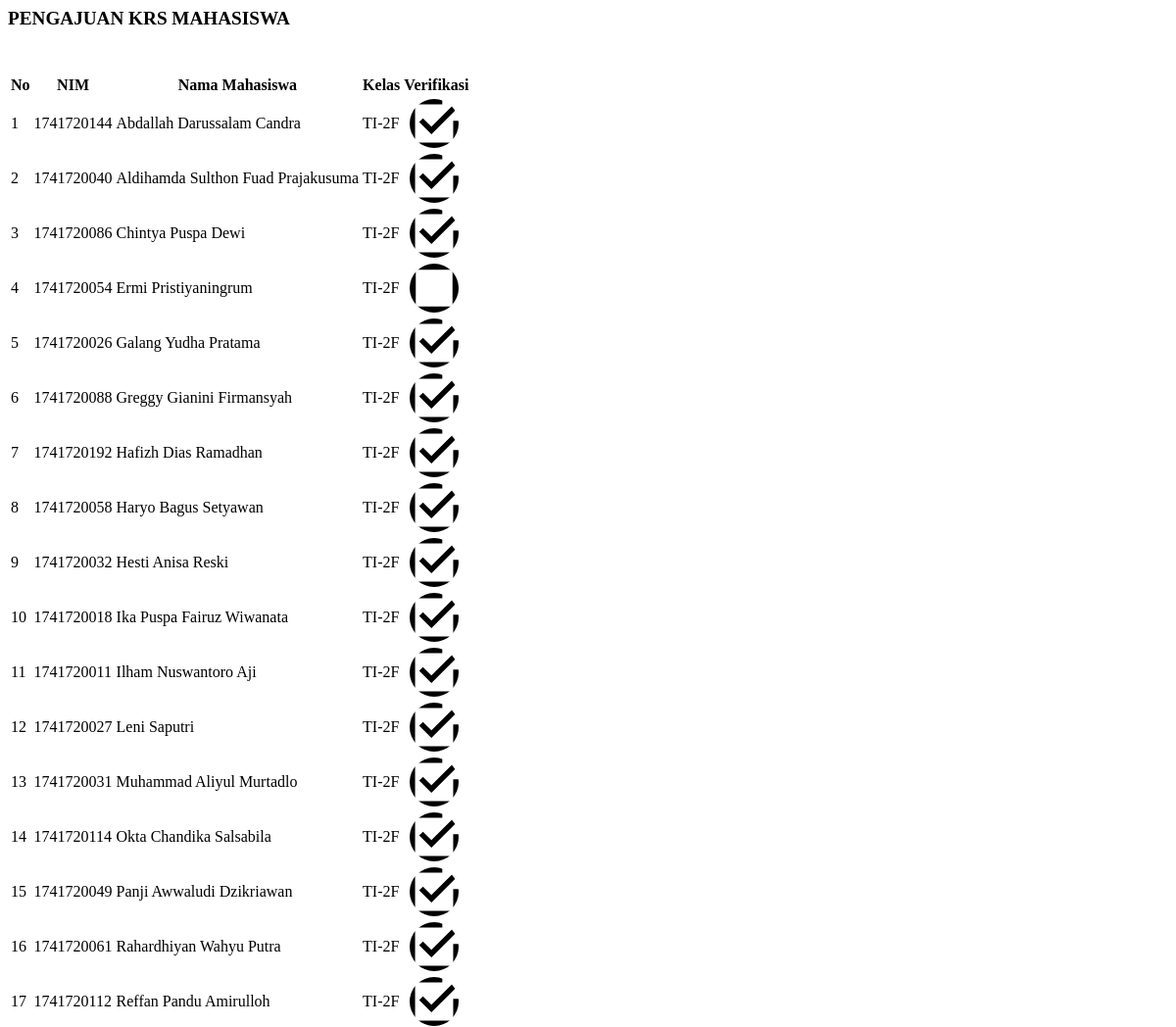
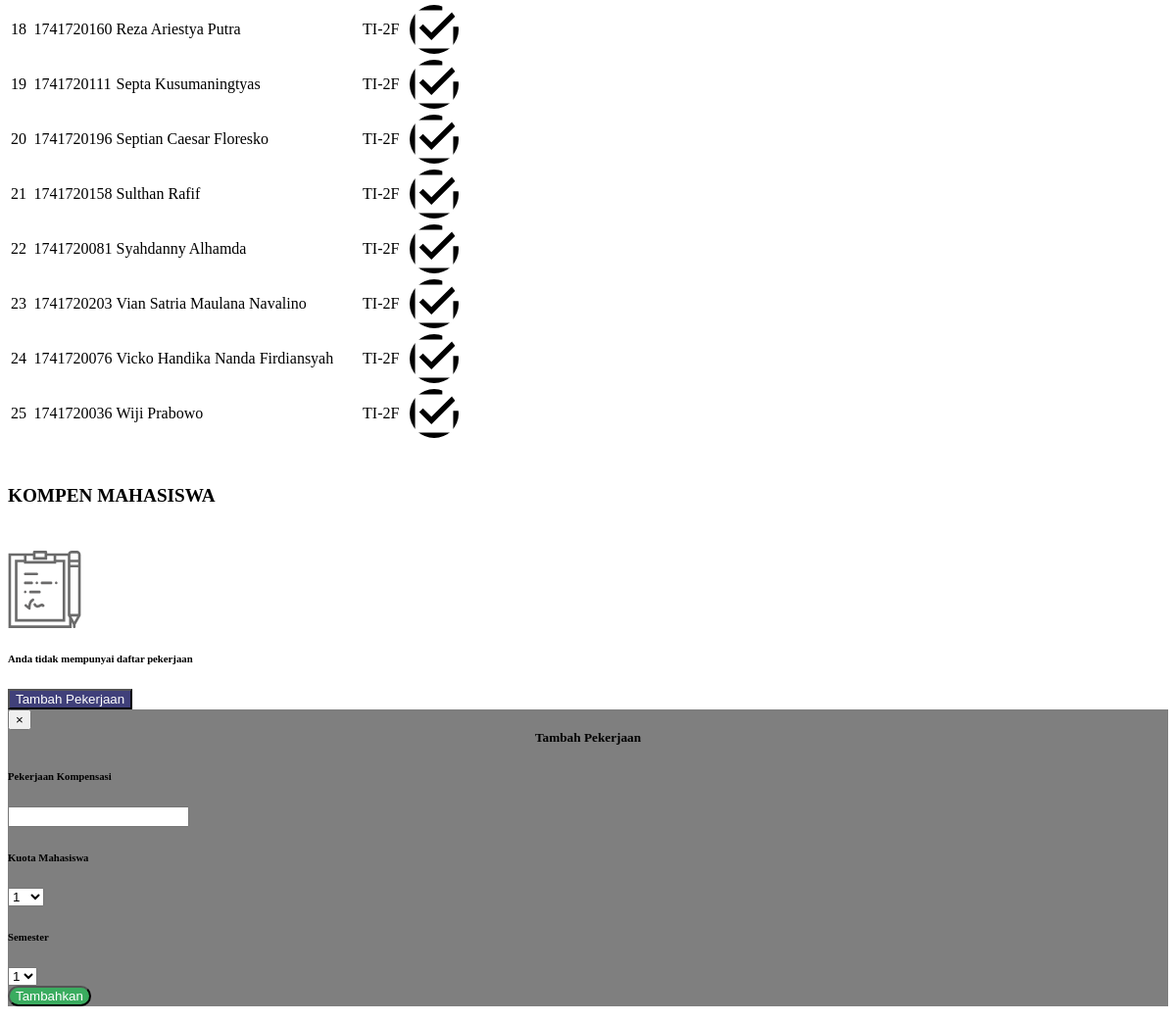
Page /module/dosen/dosenKrs.php on the committed database (2 pictures, top to bottom).
### tables this page shows
CREATE TABLE `tabel_mahasiswa` (
  `id_mahasiswa` int(30) NOT NULL,
  `id_prodi` int(30) NOT NULL,
  `id_kelas` int(30) NOT NULL,
  `id_semester` int(11) NOT NULL,
  `nim` varchar(50) NOT NULL,
  `nama` varchar(100) NOT NULL,
  `alamat` varchar(250) DEFAULT NULL,
  `jenis_kelamin` enum('laki-laki','perempuan') NOT NULL,
  `tempat_lahir` varchar(50) DEFAULT NULL,
  `tanggal_lahir` date DEFAULT NULL,
  `foto` text,
  `waktu_edit` datetime DEFAULT NULL,
  `id_user` int(11) NOT NULL,
  `waktu_tambah` timestamp NOT NULL DEFAULT CURRENT_TIMESTAMP
);

CREATE TABLE `tabel_prodi` (
  `id_prodi` int(30) NOT NULL,
  `nama` varchar(50) NOT NULL,
  `kode` varchar(30) NOT NULL
);

CREATE TABLE `tabel_kelas` (
  `id_kelas` int(30) NOT NULL,
  `kode_kelas` varchar(50) NOT NULL,
  `id_prodi` int(10) NOT NULL,
  `tingkat` int(11) NOT NULL
);

### process/proses_krsDosen.php (called while the page is built, shortened)
<?php
function menampilkanTaskDosen($con, $idUser){
    $queryTask="SELECT ts.semester, td.id_dosen, tpk.id_pekerjaan_kompen, tpk.nama, tpk.kuota FROM tabel_pekerjaan_kompen tpk INNER JOIN tabel_dosen td
    ON tpk.id_dosen = td.id_dosen INNER JOIN tabel_semester ts ON tpk.id_semester = ts.id_semester WHERE td.id_user = '$idUser' AND tpk.status_kompen='1'";
    $resultQueryTask = mysqli_query($con, $queryTask);
    return $resultQueryTask;
}
?>

### module/dosen/dosenKrs.php (the view, shortened to what this page needs)
<?php
    include "../config/connection.php";
    include "../process/proses_krsDosen.php";
?>
<main role="main" class="container-fluid" id="dosenKrs">
    <link rel="stylesheet" href="../css/dosenKrs.css">
    <div class="row">
        <div class="col-md-3 p-0">
        <div class="col-md-6 p-0">
            <div class="m-2 p-3 bg-white rounded shadow-sm">
                <h6 class="border-bottom border-gray pb-2 mb-0 judul">
                    PENGAJUAN KRS MAHASISWA
                </h6>
                <div class="media text-muted pt-3">
                    <div class="media-body pb-3 mb-0 small lh-125">
                        <div class="isi">
                            <table class="table table-striped table-bordered text-center">
                                <thead>
                                    <tr>
                                        <th>No</th>
                                        <th>NIM</th>
                                        <th>Nama Mahasiswa</th>
                                        <th>Kelas</th>
                                        <th>Verifikasi</th>
                                    </tr>
                                </thead>
                                <tbody>
                                    <?php
                                    $queryKrs="SELECT tm.id_mahasiswa, tm.nama, tm.nim, tke.kode_kelas, tke.tingkat, tp.kode, tkr.status_verifikasi FROM tabel_mahasiswa tm, tabel_kelas tke, tabel_prodi tp, tabel_krs tkr WHERE tm.id_kelas = tke.id_kelas AND tm.id_prodi = tp.id_prodi AND tm.id_mahasiswa = tkr.id_mahasiswa AND status_daftar_ulang = 'Sudah';";
                                    $resultKrs = mysqli_query($con, $queryKrs);
                                    $index = 1;
                                    if(mysqli_num_rows($resultKrs) > 0){
                                        while($row = mysqli_fetch_assoc($resultKrs)){
                                            ?>
                                      <tr>
                                      <form action="../process/proses_krsDosen.php?module=krs&act=editVerifikasi" method="post">
                                          <td><?php echo $index?></td>
                                          <td><?php echo $row['nim']?></td>
                                          <td><?php echo $row['nama']?></td>
                                          <td><?php echo $row["kode"]; ?>-<?php echo $row["tingkat"]; echo $row["kode_kelas"] ?>
                                          </td>
                                          <td><button type="submit" class="" id="tambahVerifikasi" name="tambahVerifikasi" style="background-color: transparent; border-style:none;"><img src="../img/<?php echo ($row['status_verifikasi'] == "Sudah")? 'Checkedbox.svg' : 'Checkbox.svg' ; ?>" style="width:50px;height:50px;border-radius:50%;"></button></td>
                                          </form>
                                      </tr>
                                    <?php $index++;
                                            }
                                            ?>
                                    <?php
                                    } else{
                                    ?>
                                    <div class="verifikasi-dosen-kosong text-center">
                                        <p>Daftar verifikasi tidak tersedia</p>
                                    </div>
                                    <?php
                                    }
                                    ?>
                                </tbody>
                            </table>
                        </div>
                    </div>
                </div>
            </div>
        </div>
    <div class="col-md-3 p-0 ">
      <div class="sticky-sidebar sticky-top mt-2">
        <div class="kompen-bar m-2 p-3 bg-white rounded shadow-sm my-auto">
          <h6 class="border-bottom border-gray pb-2 mb-0 judul">KOMPEN MAHASISWA</h6>
          <div class="media text-muted pt-3">
            <div class="media-body pb-3 mb-0 small">
              <div class="col-12 p-0 data-kompen-ada scrollbar">
            <?php
              $resultQueryTask= menampilkanTaskDosen($con, $idUser);
              if (mysqli_num_rows($resultQueryTask) > 0) {
                $index=1;
                while ($row = mysqli_fetch_assoc($resultQueryTask)) {
            ?>
                <form action="../process/proses_krsDosen.php?module=krs&act=sumbitTask" method="post">
                  <div class="row">
                    <div class="col-md-12">
                      <div class="row" id="kolomTask">
                        <div class="col-md-7">
                          <div class="row">
                            <div class="col-md-1 my-auto">
                            <?= $index ?>.
                            <input type="hidden" name="idDsnSubmitKmpn" id="idDsnSubmitKmpn" value="<?= $row['id_dosen']?>">
                            <input type="hidden" name="idTask" id="idTask" value="<?= $row['id_pekerjaan_kompen']?>">
                            </div>
                            <div class="col-md-9">
                              <div class="row">
                                <div class="col-md-12">
                                  <?= $row["nama"]?>
                                </div>
                              </div>
                              <div class="row">
                                <div class="col-md-12">
                                  kuota: <?= $row["kuota"]?> mahasiswa
                                </div>
                              </div>
                              <div class="row">
                                <div class="col-md-12">
                                  Semester: <?= $row["semester"]?>
                                </div>
                              </div>
                            </div>
                          </div>
                        </div>
                        <div class="col-md-3 my-auto">
                          <button type="submit" class="btn btn-success kompen-submit-btn" id="submitKompenDosen" name="submitKompenDosen">Submit</button>
                        </div>
                        <div class="col-md-auto my-auto">
                          <div class="dropdown">
                            <a data-toggle="dropdown"><i class="fa fa-ellipsis-v fa-2x waves-effect"></i></a>
                            <div class="dropdown-kompen dropdown-menu">
                              <a class="dropdown-item" data-toggle="modal" data-target="#hapusKompen<?= $row["id_pekerjaan_kompen"]?>"><i class="far fa-trash-alt"></i> Hapus</a>
                            </div>
                          </div>
                        </div>
                      </div>
                    </div>
                  </div>
                  <div class="border-bottom border-gray pb-2 mb-0"> </div>
                </form>
            <?php
                $index++;
                }
              }else {
                ?>
              <div class="isi py-5 text-center">
                <div class="text-center mb-2">
                  <img src="../img/clipboard.svg" alt="clipBoard" class="clipBoard">
                </div>
                <div class="data-kompen text-center w-50 mr-auto ml-auto">
                  <h6>Anda tidak mempunyai daftar pekerjaan</h6>
                </div>
              </div>
                <?php
              }
            ?>
              </div>
              <div class="d-flex justify-content-center">
                <button type="button" class="btn tambah-pekerjaan-kompen" data-toggle="modal"
                  data-target="#exampleModalCenter">Tambah Pekerjaan</button>
              </div>
              <div class="modal fade" id="exampleModalCenter" tabindex="-1" role="dialog"
                aria-labelledby="exampleModalCenterTitle" aria-hidden="true" data-backdrop="false">
                <div class="modal-dialog modal-dialog-centered modal-lg" role="document">
                  <div class="modal-content">
                    <button type="button" class="close text-right active" data-dismiss="modal" aria-label="Close">
                      <span aria-hidden="true">&times;</span>
                    </button>
                    <center>
                      <h5 class=" modal-title text-center border-bottom border-gray pb-2 mb-0"
                        id="exampleModalCenterTitle" style="margin: 0 auto;">Tambah Pekerjaan</h5>
                    </center>
                    <form action="../process/proses_krsDosen.php?module=krs&act=tambah" method="post">
                      <div class="modal-body">
                        <div class="form-group row">
                          <div class="col-3">
                            <label for="pekerjaanKompensasi">
                              <h6>Pekerjaan Kompensasi</h6>
                            </label>
                          </div>
                          <div class="col-6">
                            <input id="pekerjaanKompensasi" class="form-control" type="text" name="taskPekerjaan">
                          </div>
                        </div>
                        <div class="form-group row">
                          <div class="col-3">
                            <label for="kuotaMahasiswa">
                              <h6>Kuota Mahasiswa</h6>
                            </label>
                          </div>
                          <div class="col-3">
                            <select class="form-control kuota-mahasiswa" id="kuotaMahasiswa" name="kuotaMhs">
                              <option value="1">1</option>
                            </select>
                          </div>
                        </div>
                        <div class="form-group row">
                          <div class="col-3">
                            <label for="semester">
                              <h6>Semester</h6>
                            </label>
                          </div>
                          <div class="col-3">
                            <select class="form-control semester-kompen" id="semester-kompen" name="semesterKompen">
                              <option value="4">1</option>
                            </select>
                          </div>
                        </div>
                        <div class="modal-footer col-12 tambahkan-modal-parent text-right">
                          <button type="submit" class="btn tambahkan-modal" name="tambahTask">Tambahkan</button>
                        </div>
                      </div>
                    </form>
                  </div>
                </div>
              </div>
            </div>
          </div>
        </div>
      </div>
    </div>
    </div>
</main>

### css/dosenKrs.css (style rules this page uses)
#dosenKrs .tambah-pekerjaan-kompen { background-color: #40407a; color: white; }
#dosenKrs .judul { font-size: 1.2em; }
#dosenKrs #exampleModalCenter { background-color: rgba(0, 0, 0, 0.5); }
#dosenKrs .close { padding-right: 0.5em; }
#dosenKrs .tambahkan-modal { background-color: #3AAC5F; color: white; border-radius: 40px; }
#dosenKrs .tambahkan-modal-parent { padding-right: 4em; }

### rows in the picture
tabel_mahasiswa: nim "1741720144", nama "Abdallah Darussalam Candra", id_prodi.kode "TI", id_kelas.tingkat "2", id_kelas.kode_kelas "F"
tabel_mahasiswa: nim "1741720040", nama "Aldihamda Sulthon Fuad Prajakusuma", id_prodi.kode "TI", id_kelas.tingkat "2", id_kelas.kode_kelas "F"
tabel_mahasiswa: nim "1741720086", nama "Chintya Puspa Dewi", id_prodi.kode "TI", id_kelas.tingkat "2", id_kelas.kode_kelas "F"
tabel_mahasiswa: nim "1741720054", nama "Ermi Pristiyaningrum", id_prodi.kode "TI", id_kelas.tingkat "2", id_kelas.kode_kelas "F"
tabel_mahasiswa: nim "1741720026", nama "Galang Yudha Pratama", id_prodi.kode "TI", id_kelas.tingkat "2", id_kelas.kode_kelas "F"
tabel_mahasiswa: nim "1741720088", nama "Greggy Gianini Firmansyah", id_prodi.kode "TI", id_kelas.tingkat "2", id_kelas.kode_kelas "F"
tabel_mahasiswa: nim "1741720192", nama "Hafizh Dias Ramadhan", id_prodi.kode "TI", id_kelas.tingkat "2", id_kelas.kode_kelas "F"
tabel_mahasiswa: nim "1741720058", nama "Haryo Bagus Setyawan", id_prodi.kode "TI", id_kelas.tingkat "2", id_kelas.kode_kelas "F"
tabel_mahasiswa: nim "1741720032", nama "Hesti Anisa Reski", id_prodi.kode "TI", id_kelas.tingkat "2", id_kelas.kode_kelas "F"
tabel_mahasiswa: nim "1741720018", nama "Ika Puspa Fairuz Wiwanata", id_prodi.kode "TI", id_kelas.tingkat "2", id_kelas.kode_kelas "F"
tabel_mahasiswa: nim "1741720011", nama "Ilham Nuswantoro Aji", id_prodi.kode "TI", id_kelas.tingkat "2", id_kelas.kode_kelas "F"
tabel_mahasiswa: nim "1741720027", nama "Leni Saputri", id_prodi.kode "TI", id_kelas.tingkat "2", id_kelas.kode_kelas "F"
tabel_mahasiswa: nim "1741720031", nama "Muhammad Aliyul Murtadlo", id_prodi.kode "TI", id_kelas.tingkat "2", id_kelas.kode_kelas "F"
tabel_mahasiswa: nim "1741720114", nama "Okta Chandika Salsabila", id_prodi.kode "TI", id_kelas.tingkat "2", id_kelas.kode_kelas "F"
tabel_mahasiswa: nim "1741720049", nama "Panji Awwaludi Dzikriawan", id_prodi.kode "TI", id_kelas.tingkat "2", id_kelas.kode_kelas "F"
tabel_mahasiswa: nim "1741720061", nama "Rahardhiyan Wahyu Putra", id_prodi.kode "TI", id_kelas.tingkat "2", id_kelas.kode_kelas "F"
tabel_mahasiswa: nim "1741720112", nama "Reffan Pandu Amirulloh", id_prodi.kode "TI", id_kelas.tingkat "2", id_kelas.kode_kelas "F"
tabel_mahasiswa: nim "1741720160", nama "Reza Ariestya Putra", id_prodi.kode "TI", id_kelas.tingkat "2", id_kelas.kode_kelas "F"
tabel_mahasiswa: nim "1741720111", nama "Septa Kusumaningtyas", id_prodi.kode "TI", id_kelas.tingkat "2", id_kelas.kode_kelas "F"
tabel_mahasiswa: nim "1741720196", nama "Septian Caesar Floresko", id_prodi.kode "TI", id_kelas.tingkat "2", id_kelas.kode_kelas "F"
tabel_mahasiswa: nim "1741720158", nama "Sulthan Rafif", id_prodi.kode "TI", id_kelas.tingkat "2", id_kelas.kode_kelas "F"
tabel_mahasiswa: nim "1741720081", nama "Syahdanny Alhamda", id_prodi.kode "TI", id_kelas.tingkat "2", id_kelas.kode_kelas "F"
tabel_mahasiswa: nim "1741720203", nama "Vian Satria Maulana Navalino", id_prodi.kode "TI", id_kelas.tingkat "2", id_kelas.kode_kelas "F"
tabel_mahasiswa: nim "1741720076", nama "Vicko Handika Nanda Firdiansyah", id_prodi.kode "TI", id_kelas.tingkat "2", id_kelas.kode_kelas "F"
tabel_mahasiswa: nim "1741720036", nama "Wiji Prabowo", id_prodi.kode "TI", id_kelas.tingkat "2", id_kelas.kode_kelas "F"
